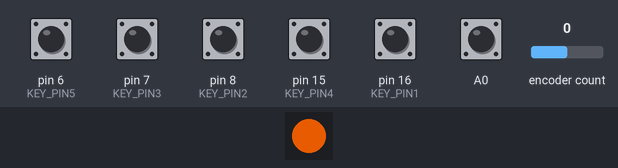
The sketch below on a simulated Arduino Leonardo, built with avr-gcc and run on an emulated ATmega32U4. Parts: 1 RGB LEDs in strip order, left to right. Inputs (shaded band) come from the test bench; at power-on: A0, pin 6 (KEY_PIN5), pin 7 (KEY_PIN3), pin 8 (KEY_PIN2), pin 15 (KEY_PIN4), pin 16 (KEY_PIN1) HIGH, encoder count 0. Dim RGB values are drawn brighter than linear; USB keyboard and mouse output is not drawn.

Above: at 1.2 s.
1.3 s: pin 6 (KEY_PIN5) pulled LOW for 1 s
At 2.46 s:
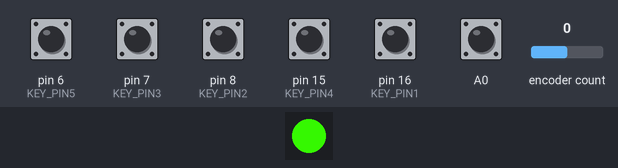
4.3 s: encoder count set to 1
At 4.45 s:
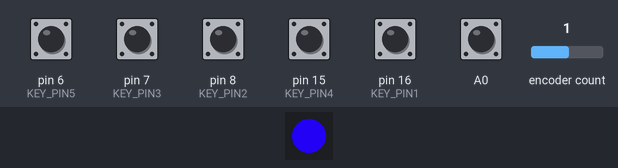
7.3 s: A0 pulled LOW for 1 s
At 9.46 s:
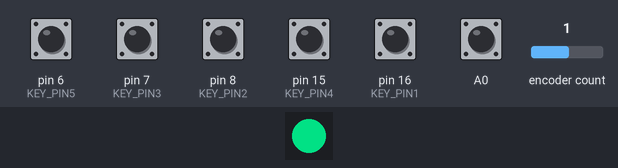
10.8 s: pin 7 (KEY_PIN3) pulled LOW for 0.15 s
At 11.07 s:
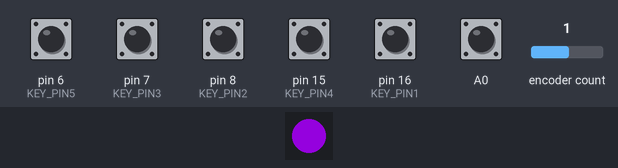
13.8 s: pin 8 (KEY_PIN2) pulled LOW for 0.15 s
At 14.07 s:
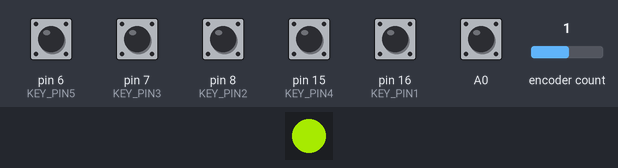
16.9 s: pin 15 (KEY_PIN4) pulled LOW for 0.15 s
At 17.79 s:
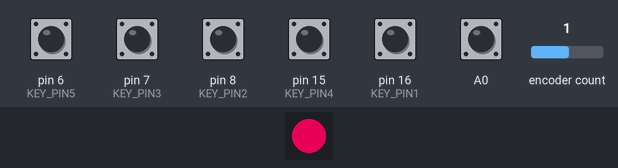
Timing chart, 0 to 20.9 s (numbered marks = the images above; inputs shaded):
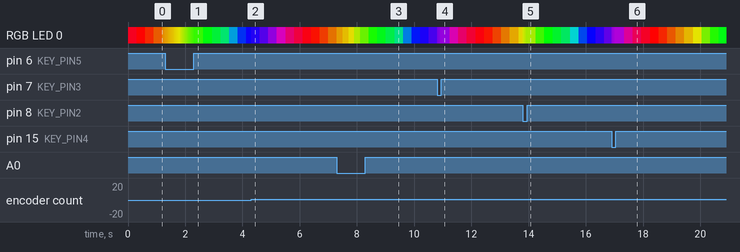

The sketch:

underdesk_macropad_RGB.ino
```cpp
////////////////////////////////////////////// INCLUDED LIBRARIES

#include <SimpleRotary.h>
#include "HID-Project.h"
#include <FastLED.h>

////////////////////////////////////////////// PINOUT
//          Key Pin layout
//    Rotary, 16, 8, 7, 15, 6
//      LED Strip Pin 10
//////////////////////////////////////////////  KEY PINS

// Pin A (CCW), Pin B (CW), Button Pin
SimpleRotary rotary(2,3,A0);

#define KEY_PIN1 16
#define KEY_PIN2 8
#define KEY_PIN3 7
#define KEY_PIN4 15
#define KEY_PIN5 6

//////////////////////////////////////////////  LED SECTION

// How many leds in your strip?
#define NUM_LEDS 1
#define BRIGHTNESS 255
#define COLOR_ORDER GRB
#define LED_TYPE WS2812

//Data pin to WS2812 LED strip
#define DATA_PIN 10

// Define the array of leds
CRGB leds[NUM_LEDS];
////////////////////////////////////////////// MAIN SETUP

void setup()
{
  Keyboard.begin();
  Consumer.begin();
  FastLED.addLeds<NEOPIXEL, DATA_PIN>(leds, NUM_LEDS);  // GRB ordering is assumed
  Serial.begin(9600);

  pinMode(6,  INPUT_PULLUP);
  pinMode(7,  INPUT_PULLUP);
  pinMode(8,  INPUT_PULLUP);
  pinMode(15, INPUT_PULLUP);
  pinMode(16, INPUT_PULLUP);
  pinMode(A0, INPUT_PULLUP);
}

////////////////////////////////////////////// MAIN LOOP

void loop()
{
  uint8_t thisSpeed = 10;
    uint8_t deltaHue= 10;
    uint8_t thisHue = beat8(thisSpeed,255);
    fill_rainbow(leds, NUM_LEDS, thisHue, deltaHue);
    FastLED.show();

  byte i;

  // 0 = not turning, 1 = CW, 2 = CCW
  i = rotary.rotate();

  if( i == 1 ) // MEDIA VOLUME UP
      {
      Consumer.write(MEDIA_VOLUME_UP);
      delay(50);
      }

  if( i == 2 ) // MEDIA VOLUME DOWN
      {
      Consumer.write(MEDIA_VOLUME_DOWN);
      delay(50);
      }

  if(digitalRead(6)==LOW)// F20
      {
      Keyboard.write(KEY_F20);
//      leds[0] = CRGB::Red;
//      FastLED.show();
      delay(50);
      }

  if(digitalRead(15)==LOW)// F21
      {
      Keyboard.write(KEY_F21);
//      leds[0] = CRGB::Green;
//      FastLED.show();
      delay(50);
      }

  if(digitalRead(7)==LOW)// F22
      {
      Keyboard.write(KEY_F22);
//      leds[0] = CRGB::Blue;
//      FastLED.show();
      delay(50);
      }

  if(digitalRead(8)==LOW)// F23
      {
      Keyboard.write(KEY_F23);
//      leds[0] = CRGB::Black;
//      FastLED.show();
      delay(50);
      }

  if(digitalRead(16)==LOW)// F24
      {
      Keyboard.write(KEY_F24);
      delay(50);
//      leds[0] = CRGB::Red;
//      FastLED.show();
//      delay(75);
//      leds[0] = CRGB::Green;
//      FastLED.show();
//      delay(75);
//      leds[0] = CRGB::Blue;
//      FastLED.show();
//      delay(75);
//      leds[0] = CRGB::Black;
//      FastLED.show();
//      delay(75);
      }

  if(digitalRead(A0)==LOW)// TOGGLE MUTE
      {
      Consumer.write(MEDIA_VOL_MUTE);
      delay(200);
      }

}
```
